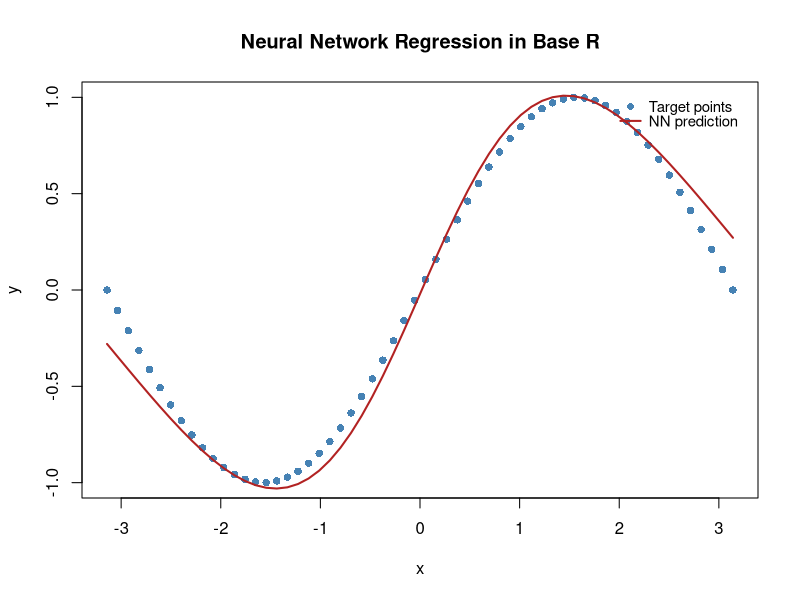
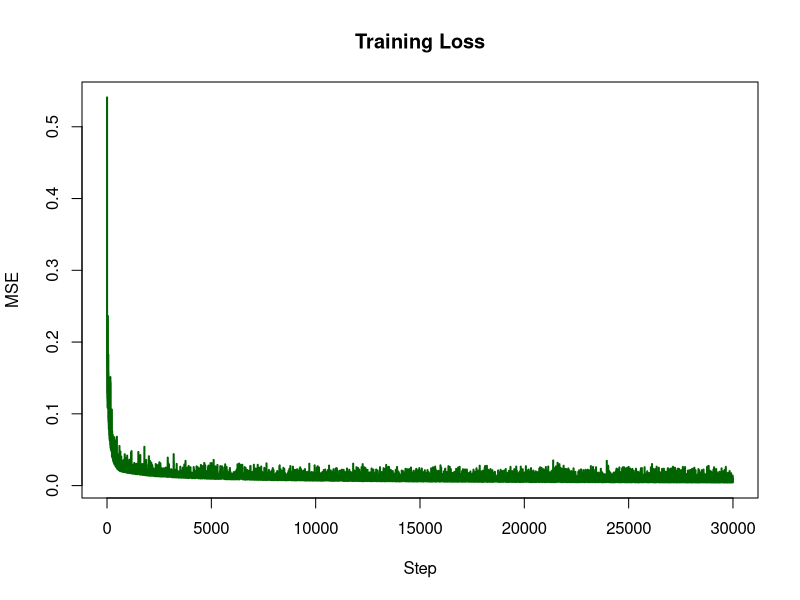

Write R code to recreate these figures, in order.
# Very small neural network for 1D regression from scratch in base R.
# The goal is clarity: one hidden layer, mean squared error, backpropagation,
# and stochastic gradient descent with early stopping.

set.seed(42)  # Makes random initialization reproducible.

# Target function that generates the values we want the network to learn.
target_function <- function(x) {
  sin(x)
}

# Create training points from the target function.
x_train <- seq(-pi, pi, length.out = 60)
y_train <- target_function(x_train)

# Build the network parameters.
# input_size: number of input variables
# hidden_size: number of neurons in the hidden layer
# output_size: number of outputs
init_params <- function(input_size, hidden_size, output_size) {
  list(
    W1 = matrix(rnorm(hidden_size * input_size, sd = 0.5), nrow = hidden_size, ncol = input_size),
    b1 = matrix(0, nrow = hidden_size, ncol = 1),
    W2 = matrix(rnorm(output_size * hidden_size, sd = 0.5), nrow = output_size, ncol = hidden_size),
    b2 = matrix(0, nrow = output_size, ncol = 1)
  )
}

# Hidden-layer activation function and its derivative.
tanh_derivative <- function(z) {
  1 - tanh(z)^2
}

# Forward pass through the network.
# x: one input value stored as a 1x1 matrix
# params: list with weights and biases
# Returns both the prediction and intermediate values used by backpropagation.
forward_pass <- function(x, params) {
  z1 <- params$W1 %*% x + params$b1
  a1 <- tanh(z1)
  z2 <- params$W2 %*% a1 + params$b2
  y_hat <- z2  # Linear output for regression.

  list(x = x, z1 = z1, a1 = a1, z2 = z2, y_hat = y_hat)
}

# Mean squared error for one target value and one prediction.
mse_loss <- function(y_true, y_hat) {
  mean((y_true - y_hat)^2)
}

# Backpropagation: compute gradients of the loss with respect to all parameters.
# cache: output from forward_pass()
# y_true: true target value stored as a 1x1 matrix
backprop <- function(cache, y_true, params) {
  dL_dyhat <- 2 * (cache$y_hat - y_true)

  dW2 <- dL_dyhat %*% t(cache$a1)
  db2 <- dL_dyhat

  da1 <- t(params$W2) %*% dL_dyhat
  dz1 <- da1 * tanh_derivative(cache$z1)

  dW1 <- dz1 %*% t(cache$x)
  db1 <- dz1

  list(dW1 = dW1, db1 = db1, dW2 = dW2, db2 = db2)
}

# Stochastic gradient descent update.
# lr: learning rate that controls the step size
sgd_step <- function(params, grads, lr) {
  params$W1 <- params$W1 - lr * grads$dW1
  params$b1 <- params$b1 - lr * grads$db1
  params$W2 <- params$W2 - lr * grads$dW2
  params$b2 <- params$b2 - lr * grads$db2
  params
}

# Predict many values by running the forward pass one sample at a time.
predict_nn <- function(x_values, params) {
  sapply(x_values, function(x) {
    x_matrix <- matrix(x, nrow = 1, ncol = 1)
    forward_pass(x_matrix, params)$y_hat[1, 1]
  })
}

# Training loop.
# x_values, y_values: vectors with training data
# hidden_size: number of hidden neurons
# lr: learning rate
# max_steps: maximum SGD iterations
# error_threshold: stop early if full-dataset MSE becomes small enough
train_nn <- function(x_values, y_values, hidden_size = 6, lr = 0.01,
                     max_steps = 20000, error_threshold = 0.001) {
  params <- init_params(input_size = 1, hidden_size = hidden_size, output_size = 1)
  history <- numeric(max_steps)

  for (step in 1:max_steps) {
    i <- sample.int(length(x_values), size = 1)

    x <- matrix(x_values[i], nrow = 1, ncol = 1)
    y <- matrix(y_values[i], nrow = 1, ncol = 1)

    cache <- forward_pass(x, params)
    grads <- backprop(cache, y, params)
    params <- sgd_step(params, grads, lr)

    predictions <- predict_nn(x_values, params)
    history[step] <- mean((y_values - predictions)^2)

    if (history[step] < error_threshold) {
      history <- history[1:step]
      cat("Stopped early at step", step, "with MSE =", history[step], "\n")
      break
    }
  }

  list(params = params, loss_history = history)
}

# Train the network on the sample points.
model <- train_nn(
  x_values = x_train,
  y_values = y_train,
  hidden_size = 8,
  lr = 0.02,
  max_steps = 30000,
  error_threshold = 0.0008
)

# Use the trained model to predict the training inputs.
y_pred <- predict_nn(x_train, model$params)

# Final error on the whole dataset.
final_mse <- mean((y_train - y_pred)^2)
cat("Final MSE:", final_mse, "\n")

# Plot the true function and the neural-network approximation.
plot(x_train, y_train, pch = 16, col = "steelblue",
     main = "Neural Network Regression in Base R",
     xlab = "x", ylab = "y")
lines(x_train, y_pred, col = "firebrick", lwd = 2)
# Use a compact legend so it does not cover too much of the plot.
legend("topright",
       inset = 0.02,
       legend = c("Target points", "NN prediction"),
       col = c("steelblue", "firebrick"),
       pch = c(16, NA),
       lty = c(NA, 1),
       lwd = c(NA, 2),
       bty = "n",
       cex = 0.9,
       pt.cex = 0.9,
       x.intersp = 0.6,
       y.intersp = 0.8,
       seg.len = 1.5)

# Plot how the loss changes during training.
plot(model$loss_history, type = "l", lwd = 2, col = "darkgreen",
     main = "Training Loss",
     xlab = "Step", ylab = "MSE")
